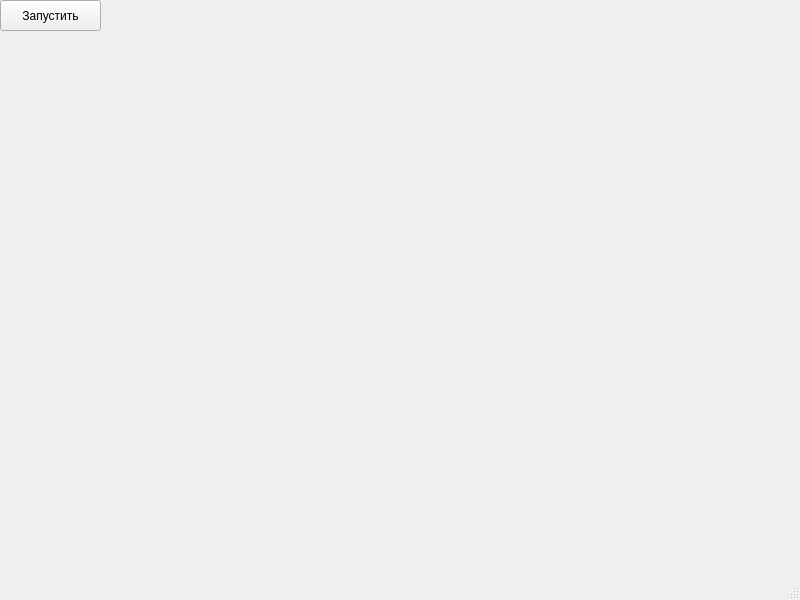
<?xml version="1.0" encoding="UTF-8"?>
<ui version="4.0">
 <class>MainWindow</class>
 <widget class="QMainWindow" name="MainWindow">
  <property name="geometry">
   <rect>
    <x>0</x>
    <y>0</y>
    <width>800</width>
    <height>600</height>
   </rect>
  </property>
  <property name="windowTitle">
   <string>MainWindow</string>
  </property>
  <widget class="QWidget" name="centralwidget">
   <widget class="QPushButton" name="pushButton">
    <property name="geometry">
     <rect>
      <x>0</x>
      <y>0</y>
      <width>101</width>
      <height>31</height>
     </rect>
    </property>
    <property name="text">
     <string>Запустить</string>
    </property>
   </widget>
  </widget>
  <widget class="QMenuBar" name="menubar">
   <property name="geometry">
    <rect>
     <x>0</x>
     <y>0</y>
     <width>800</width>
     <height>21</height>
    </rect>
   </property>
  </widget>
  <widget class="QStatusBar" name="statusbar"/>
 </widget>
 <resources/>
 <connections/>
</ui>
